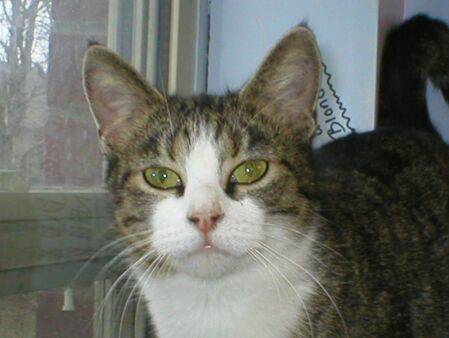
#> input picture scripts/mindspore_inference_service/original_jpg/cat.10580.jpg, 449 x 338 px; its folder holds only this picture in this run
$ python 20_reshap_pictures_by_pillow.py   (older library calls are emulated)
#> lines starting #> are read from the running program, lines starting #| are printed output that depends on the picture
#> in process_images, image is the input picture: PIL image 449x338 RGB; mean R, G, B 106.7, 108.8, 102.2
import os
from PIL import Image

def crop_to_square(image):
    """裁剪图像至中心正方形"""
    width, height = image.size
#> width = 449; height = 338
    min_dim = min(width, height)
#> min_dim = 338
    left = (width - min_dim) / 2
#> left = 55.5
    top = (height - min_dim) / 2
#> top = 0
    right = (width + min_dim) / 2
#> right = 393.5
    bottom = (height + min_dim) / 2
#> bottom = 338
    return image.crop((left, top, right, bottom))
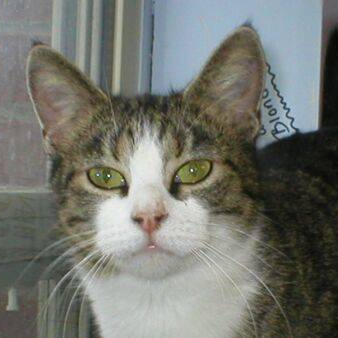
#> returned value: PIL image 338x338 RGB; mean R, G, B 115.8, 117.6, 110.4

def resize_and_save(image, size, save_path):
    """调整图像大小并保存"""
#> called with size = 64, save_path = './reshaped_png/cat.10580_64x64.png'
    image = image.resize((size, size), Image.ANTIALIAS)
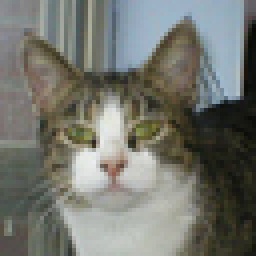
#> image: PIL image 64x64 RGB (shown 4 times larger); mean R, G, B 115.9, 117.6, 110.4
    image.save(save_path)

def process_images(input_dir, output_dir):
    """处理输入目录中的所有图像"""
    if not os.path.exists(output_dir):
        os.makedirs(output_dir)

    for filename in os.listdir(input_dir):
        print("Processing: ", filename)
        if filename.lower().endswith('.jpg'):
            file_path = os.path.join(input_dir, filename)
            image = Image.open(file_path)
            image = crop_to_square(image)

            # 保存64x64版本
            resize_and_save(image, 64, os.path.join(output_dir, filename.replace('.jpg', '_64x64.png')))
            # 保存32x32版本
            resize_and_save(image, 32, os.path.join(output_dir, filename.replace('.jpg', '_32x32.png')))
#> call 2 of resize_and_save, with size = 32, save_path = './reshaped_png/cat.10580_32x32.png'
#> in resize_and_save (call 2), `image = image.resize((size, size), Image.ANTIALIAS)`:
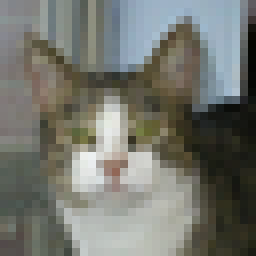
#> image: PIL image 32x32 RGB (shown 8 times larger); mean R, G, B 115.9, 117.6, 110.4

# 用法
input_directory = './original_jpg'
output_directory = './reshaped_png'
process_images(input_directory, output_directory)

$ run again, on scripts/mindspore_inference_service/original_jpg/cat.10585.jpg
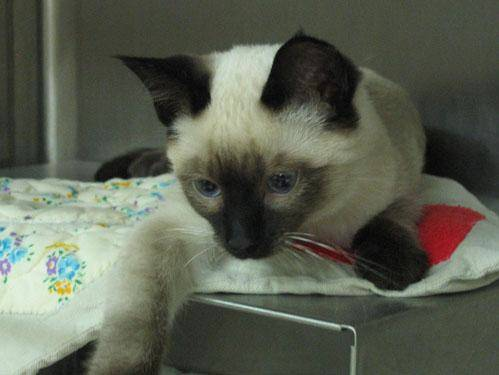
#> input picture scripts/mindspore_inference_service/original_jpg/cat.10585.jpg, 499 x 375 px
#> in process_images, image is the input picture: PIL image 499x375 RGB; mean R, G, B 91.3, 95.8, 81.9
#> in crop_to_square, `return image.crop((left, top, right, bottom))`:
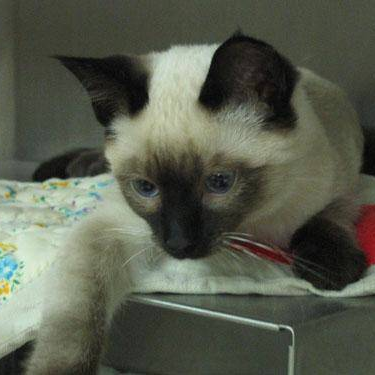
#> returned value: PIL image 375x375 RGB; mean R, G, B 87.5, 91.8, 77.4
#> image: PIL image 64x64 RGB
#> in resize_and_save (call 2), `image = image.resize((size, size), Image.ANTIALIAS)`:
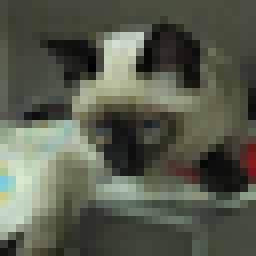
#> image: PIL image 32x32 RGB (shown 8 times larger); mean R, G, B 87.5, 91.7, 77.4

$ run again, on scripts/mindspore_inference_service/original_jpg/cat.10586.jpg
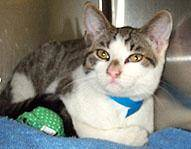
#> input picture scripts/mindspore_inference_service/original_jpg/cat.10586.jpg, 191 x 149 px
#> in process_images, image is the input picture: PIL image 191x149 RGB; mean R, G, B 129.4, 130.2, 122.4
#> in crop_to_square, `return image.crop((left, top, right, bottom))`:
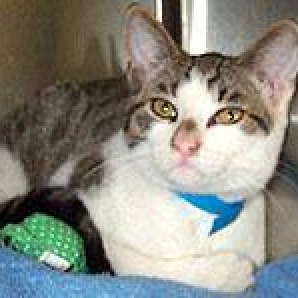
#> returned value: PIL image 149x149 RGB (shown 2 times larger); mean R, G, B 137.6, 138.5, 129.6
#> image: PIL image 64x64 RGB
#> in resize_and_save (call 2), `image = image.resize((size, size), Image.ANTIALIAS)`:
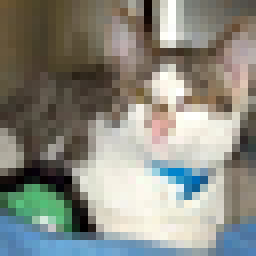
#> image: PIL image 32x32 RGB (shown 8 times larger); mean R, G, B 137.6, 138.5, 129.6

$ run again, on scripts/mindspore_inference_service/original_jpg/dog.136.jpg
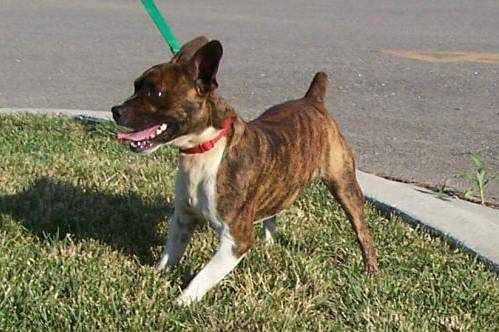
#> input picture scripts/mindspore_inference_service/original_jpg/dog.136.jpg, 499 x 332 px
#> in process_images, image is the input picture: PIL image 499x332 RGB; mean R, G, B 130, 124.4, 101.4
#> in crop_to_square, `return image.crop((left, top, right, bottom))`:
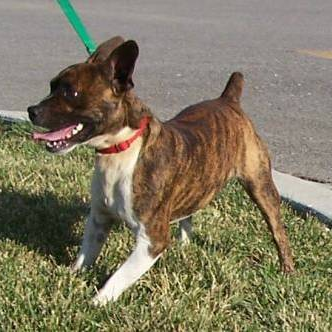
#> returned value: PIL image 332x332 RGB; mean R, G, B 129, 120.8, 97.5
#> image: PIL image 64x64 RGB
#> in resize_and_save (call 2), `image = image.resize((size, size), Image.ANTIALIAS)`:
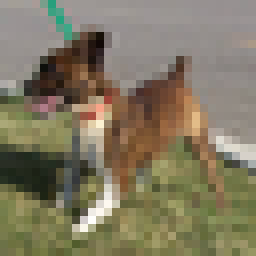
#> image: PIL image 32x32 RGB (shown 8 times larger); mean R, G, B 129, 120.8, 97.5

$ run again, on scripts/mindspore_inference_service/original_jpg/cat.10581.jpg
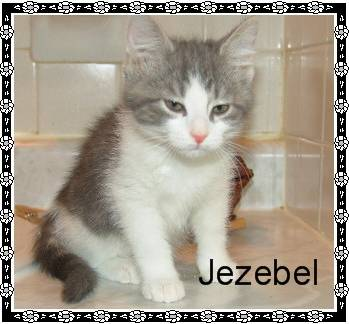
#> input picture scripts/mindspore_inference_service/original_jpg/cat.10581.jpg, 349 x 324 px
#> in process_images, image is the input picture: PIL image 349x324 RGB; mean R, G, B 162.3, 154, 140.4
#> in crop_to_square, `return image.crop((left, top, right, bottom))`:
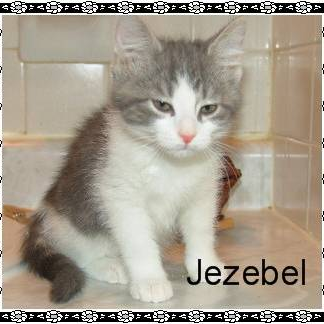
#> returned value: PIL image 324x324 RGB; mean R, G, B 166.2, 157.3, 142.6
#> image: PIL image 64x64 RGB
#> in resize_and_save (call 2), `image = image.resize((size, size), Image.ANTIALIAS)`:
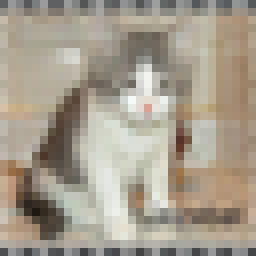
#> image: PIL image 32x32 RGB (shown 8 times larger); mean R, G, B 165.4, 156.5, 141.8
